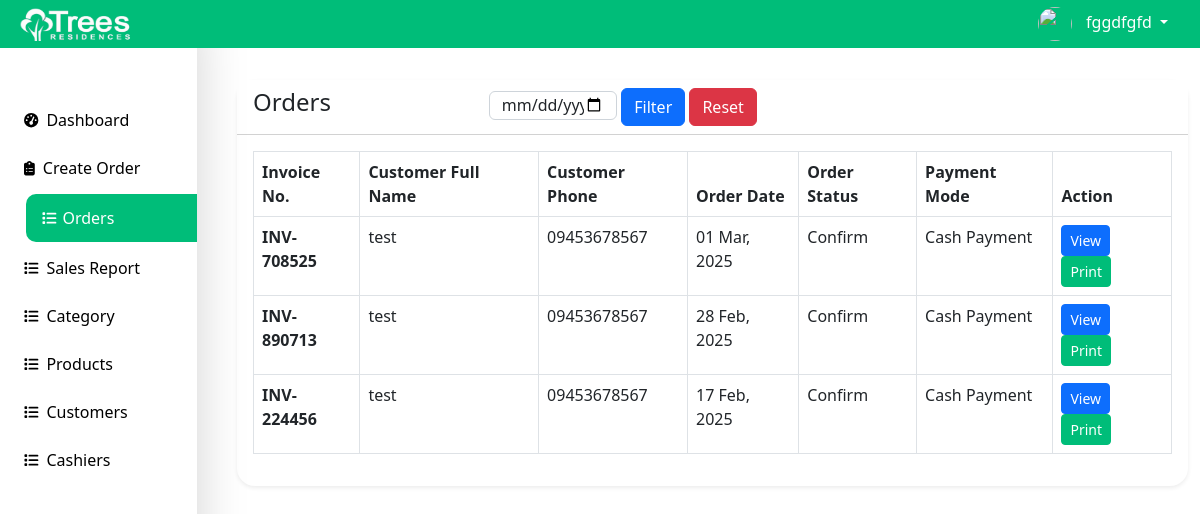
The page /cashier/orders.php (signed in) on the database its author committed.
### tables this page shows
CREATE TABLE `orders` (
  `id` int(11) NOT NULL,
  `customer_id` int(11) NOT NULL,
  `tracking_no` varchar(100) NOT NULL,
  `invoice_no` varchar(100) NOT NULL,
  `total_amount` varchar(100) NOT NULL,
  `order_date` datetime NOT NULL DEFAULT current_timestamp(),
  `order_status` varchar(100) DEFAULT NULL,
  `payment_mode` varchar(150) NOT NULL,
  `order_placed_by_id` int(11) NOT NULL
);

CREATE TABLE `customer` (
  `cid` int(11) UNSIGNED NOT NULL,
  `fullname` varchar(100) NOT NULL,
  `email` varchar(50) NOT NULL,
  `password` varchar(150) NOT NULL,
  `phone` varchar(25) NOT NULL,
  `isadmin` int(1) UNSIGNED NOT NULL DEFAULT 0
);

### cashier/orders.php (the view)
<?php include('includes/header.php'); ?>
<div class="container-fluid bg-white">
    <div class="card mt-4 shadow-sm">
        <div class="card-header bg-white">
            <div class="row">
                <div class="col-md-3">
                <h4>Orders</h4>
                </div>
                <div class="col-md-7">
                    <form action="" method="GET">
                        <div class="row g-1">
                            <div class="col-md-3">
                                <input type="date" name="date"
                                class="form-control"
                                 value="<?= isset($_GET['date']) == true ? $_GET['date']: ''  ?>">
                            </div>
                            <div class="col-md-4">
                                <button type="submit" class="btn btn-primary">Filter</button>
                                <a href="orders.php" class="btn btn-danger">Reset</a>
                            </div>
                        </div>
                    </form>
                </div>
            </div>
        </div>
        <div class="card-body">
            <?php
              if(isset($_GET['date']) || isset($_GET['payment_status'])){
                   $orderDate = validate($_GET['date']);
                   if($orderDate != ''){
                       $query = "SELECT o.*, c.* FROM orders o, customer c
                       WHERE c.cid = o.customer_id AND o.order_date='$orderDate' ORDER BY o.id DESC";
                   }elseif($orderDate == ''){
                       $query = "SELECT o.*, c.* FROM orders o, customer c
                       WHERE c.cid = o.customer_id ORDER BY o.id DESC";
                   }elseif($orderDate != ''){
                       $query = "SELECT o.*, c.* FROM orders o, customer c WHERE c.cid = o.customer_id
                       AND o.order_date='$orderDate'
                       ORDER BY o.id DESC";
                   }else{
                    $query = "SELECT o.*, c.* FROM orders o, customer c
                    WHERE c.cid = o.customer_id ORDER BY o.id DESC";
                   }
              }else{
                $query = "SELECT o.*, c.* FROM orders o, customer c
                WHERE c.cid = o.customer_id ORDER BY o.id DESC";
              }
              $orders = mysqli_query($conn, $query);
              if($orders){
                if(mysqli_num_rows($orders) > 0)
                {
                    ?>
                    <table class="table table-bordered align-items-center justify-content-center" id="datatablesSimple">
                        <thead>
                            <tr>
                                <th>Invoice No.</th>
                                <th>Customer Full Name</th>
                                <th>Customer Phone</th>
                                <th>Order Date</th>
                                <th>Order Status</th>
                                <th>Payment Mode</th>
                                <th>Action</th>
                            </tr>
                        </thead>
                        <tbody>
                            <?php foreach($orders as $orderItem) : ?>
                                <tr>
                                    <td class="fw-bold"><?= $orderItem['invoice_no']; ?></td>
                                    <td><?= $orderItem['fullname']; ?></td>
                                    <td><?= $orderItem['phone']; ?></td>
                                    <td><?= date('d M, Y', strtotime($orderItem['order_date'])); ?></td>
                                    <td><?= $orderItem['order_status']; ?></td>
                                    <td><?= $orderItem['payment_mode']; ?></td>
                                    <td>
                                    <a href="orders-view.php?track=<?= $orderItem['tracking_no']; ?>" class="btn btn-primary mb-0 px-2 btn-sm">View</a>
                                    <a href="orders-view-print.php?track=<?= $orderItem['tracking_no']; ?>" class="btn btn-success mb-0 px-2 btn-sm">Print</a></a>
                                    </td>
                                </tr>
                            <?php endforeach; ?>
                        </tbody>
                    </table>
                    <?php
                }
                else
                {
                    echo "<h5>No Record Available</h5>";
                }
              }
              else
              {
                echo "<h5>Something Went Wrong</h5>";
              }
            ?>
        </div>
    </div>
</div>
<?php include('includes/footer.php'); ?>

### cashier/includes/header.php (style rules this page uses)
.container-fluid { background: #fff; }
.card { border-radius: 18px; border: 0px; background: #fff; }
table { background: #fff; }
.btn-success { background: #00BD79; color: white; border: 1px solid #00BD79; }

### cashier/includes/navbar.php (style rules this page uses)
.form-control { height: 1.8rem; margin-top: 3px; }

### rows shown on the page
orders: invoice_no "INV-708525", customer.fullname "test", customer.phone "09453678567", order_date "01 Mar, 2025", order_status "Confirm", payment_mode "Cash Payment"
orders: invoice_no "INV-890713", customer.fullname "test", customer.phone "09453678567", order_date "28 Feb, 2025", order_status "Confirm", payment_mode "Cash Payment"
orders: invoice_no "INV-224456", customer.fullname "test", customer.phone "09453678567", order_date "17 Feb, 2025", order_status "Confirm", payment_mode "Cash Payment"

### other values the page prints
$_SESSION['loggedInUser']['name'] "fggdfgfd"
